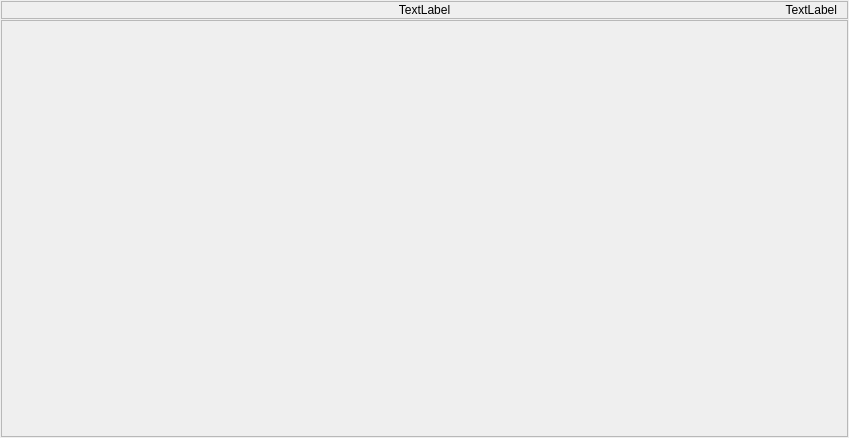
<?xml version="1.0" encoding="UTF-8"?>
<ui version="4.0">
 <class>MainWindow</class>
 <widget class="QMainWindow" name="MainWindow">
  <property name="geometry">
   <rect>
    <x>0</x>
    <y>0</y>
    <width>849</width>
    <height>438</height>
   </rect>
  </property>
  <property name="windowTitle">
   <string>MainWindow</string>
  </property>
  <widget class="QWidget" name="centralWidget">
   <layout class="QVBoxLayout" name="verticalLayout">
    <property name="spacing">
     <number>1</number>
    </property>
    <property name="leftMargin">
     <number>1</number>
    </property>
    <property name="topMargin">
     <number>1</number>
    </property>
    <property name="rightMargin">
     <number>1</number>
    </property>
    <property name="bottomMargin">
     <number>1</number>
    </property>
    <item>
     <widget class="QFrame" name="frmTitle">
      <property name="frameShape">
       <enum>QFrame::StyledPanel</enum>
      </property>
      <property name="frameShadow">
       <enum>QFrame::Raised</enum>
      </property>
      <layout class="QHBoxLayout" name="horizontalLayout">
       <property name="spacing">
        <number>1</number>
       </property>
       <property name="leftMargin">
        <number>10</number>
       </property>
       <property name="topMargin">
        <number>1</number>
       </property>
       <property name="rightMargin">
        <number>10</number>
       </property>
       <property name="bottomMargin">
        <number>1</number>
       </property>
       <item>
        <widget class="QLabel" name="lblHeadLeft">
         <property name="text">
          <string/>
         </property>
        </widget>
       </item>
       <item>
        <widget class="QLabel" name="lblHeadCenter">
         <property name="text">
          <string notr="true">TextLabel</string>
         </property>
         <property name="alignment">
          <set>Qt::AlignCenter</set>
         </property>
        </widget>
       </item>
       <item>
        <widget class="QLabel" name="lblHeadRight">
         <property name="text">
          <string notr="true">TextLabel</string>
         </property>
         <property name="alignment">
          <set>Qt::AlignRight|Qt::AlignTrailing|Qt::AlignVCenter</set>
         </property>
        </widget>
       </item>
      </layout>
     </widget>
    </item>
    <item>
     <widget class="Table" name="frmContent">
      <property name="sizePolicy">
       <sizepolicy hsizetype="Preferred" vsizetype="MinimumExpanding">
        <horstretch>0</horstretch>
        <verstretch>0</verstretch>
       </sizepolicy>
      </property>
      <property name="frameShape">
       <enum>QFrame::StyledPanel</enum>
      </property>
      <property name="frameShadow">
       <enum>QFrame::Raised</enum>
      </property>
     </widget>
    </item>
   </layout>
  </widget>
 </widget>
 <layoutdefault spacing="6" margin="11"/>
 <customwidgets>
  <customwidget>
   <class>Table</class>
   <extends>QFrame</extends>
   <header location="global">src/table.h</header>
   <container>1</container>
  </customwidget>
 </customwidgets>
 <resources/>
 <connections/>
</ui>
